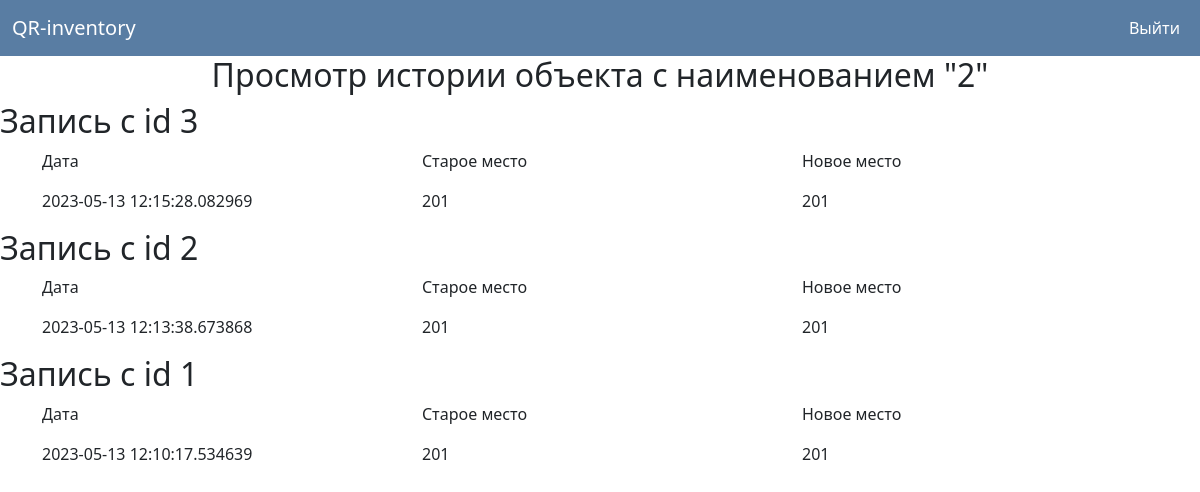
/object_history/1 (signed in), run on an earlier commit of the app's database.
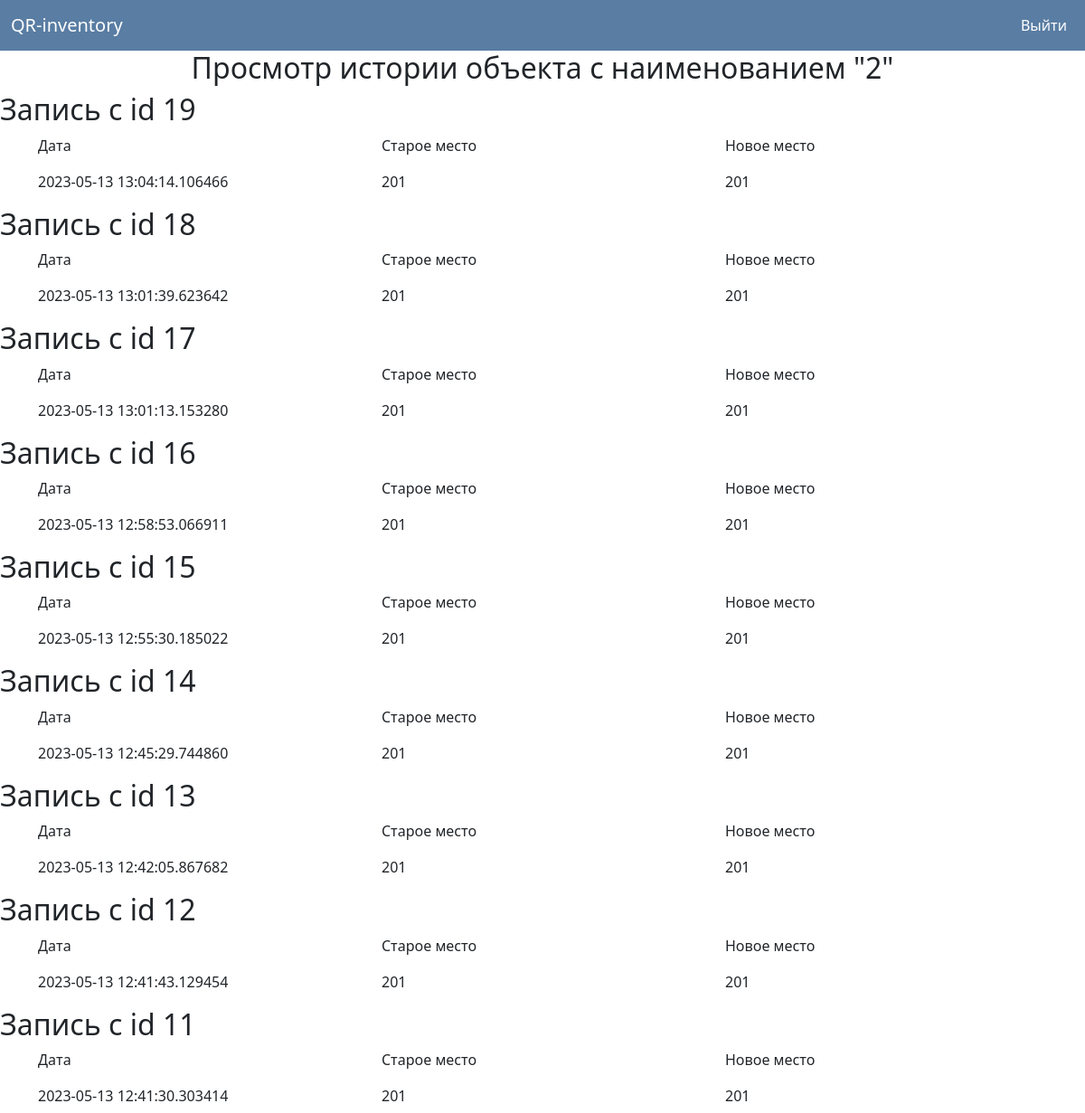
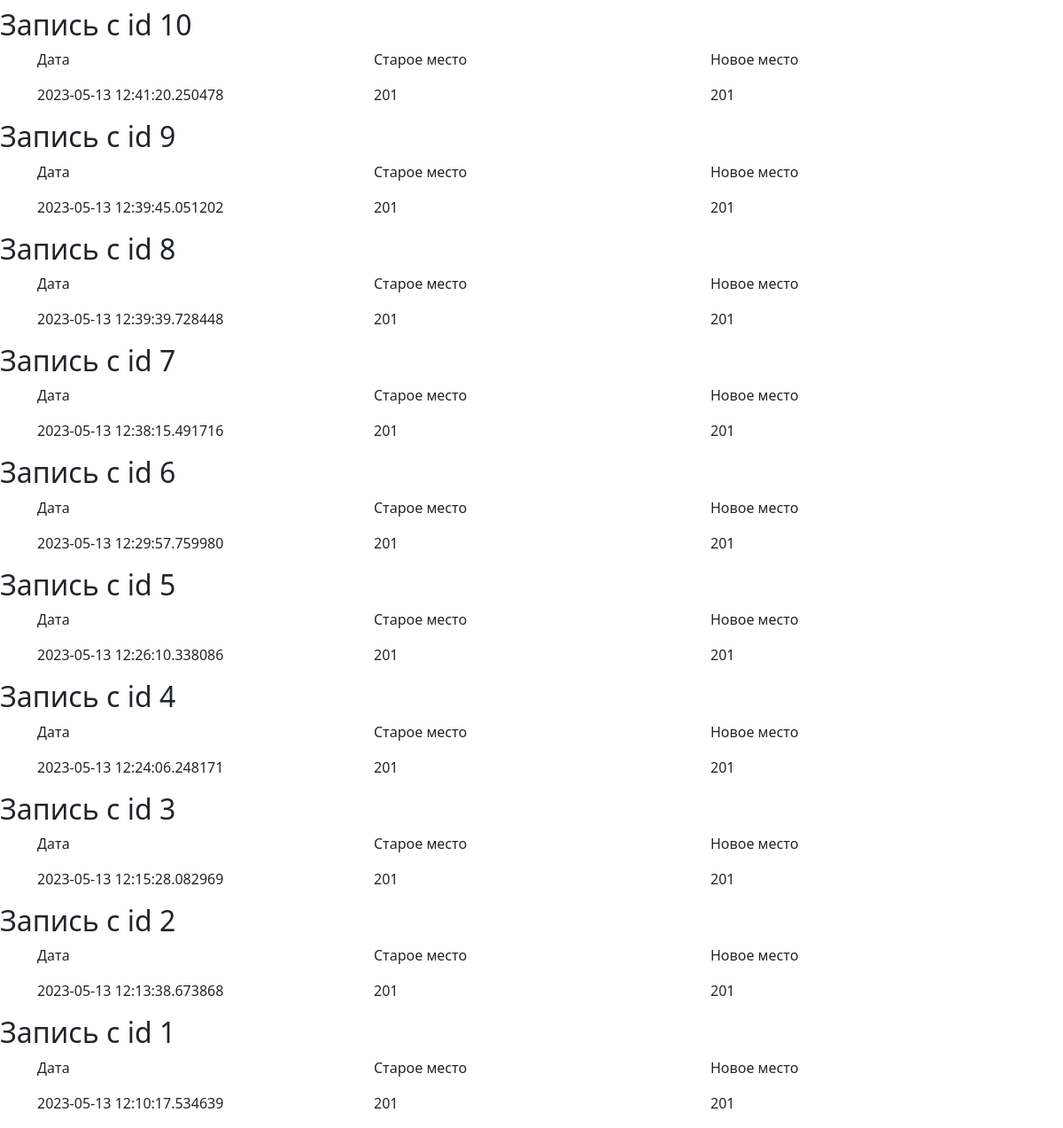
And on a later commit of the database (2 pictures, top to bottom).
### data/objects.py (models this page shows, shortened)
class Object(SqlAlchemyBase, SerializerMixin):
    __tablename__ = 'objects'
    id = sqlalchemy.Column(sqlalchemy.Integer,
                           primary_key=True, autoincrement=True)
    name = sqlalchemy.Column(sqlalchemy.String, nullable=True)
    serial_number = sqlalchemy.Column(sqlalchemy.String, nullable=True)
    obj_place = sqlalchemy.Column(sqlalchemy.Integer, sqlalchemy.ForeignKey('places.id'),
                                  nullable=True)
    responsible_id = sqlalchemy.Column(sqlalchemy.Integer, sqlalchemy.ForeignKey('users.id'),
                                  nullable=True)
    checked = sqlalchemy.Column(sqlalchemy.Integer, nullable=True)

### data/history.py (models this page shows)
class History(SqlAlchemyBase, SerializerMixin):
    __tablename__ = 'history'
    id = sqlalchemy.Column(sqlalchemy.Integer,
                           primary_key=True, autoincrement=True)
    old_place_id = sqlalchemy.Column(sqlalchemy.Integer,
                                     sqlalchemy.ForeignKey('places.id'))
    new_place_id = sqlalchemy.Column(sqlalchemy.Integer,
                                     sqlalchemy.ForeignKey('places.id'))
    date = sqlalchemy.Column(sqlalchemy.DateTime,
                             default=datetime.datetime.now)
    obj_id = sqlalchemy.Column(sqlalchemy.Integer,
                               sqlalchemy.ForeignKey('objects.id'))

### data/places.py (models this page shows)
class Place(SqlAlchemyBase, SerializerMixin):
    __tablename__ = 'places'
    id = sqlalchemy.Column(sqlalchemy.Integer,
                           primary_key=True, autoincrement=True)
    text = sqlalchemy.Column(sqlalchemy.String)

### front/user_pages.py (the view)
@app.route('/object_history/<int:id>')
@login_required
def object_history(id):
    db_sess = db_session.create_session()
    obj = db_sess.query(Object).filter(Object.id == id).first()
    if obj:
        histories = reversed(db_sess.query(History).filter(History.obj_id == obj.id).all())
        places = db_sess.query(Place)
        return render_template('object_history.html', obj=obj, places=places, histories=histories,
                               title='Просмотр истории')
    else:
        abort(404)

### data/db_session.py (called while the page is built)
def create_session() -> Session:
    global __factory
    return __factory()

### flask_app.py (called while the page is built)
@login_manager.user_loader
def load_user(user_id):
    return db_sess.query(User).get(user_id)

### templates/object_history.html
{% extends "base.html" %}
{% block content %}
<h2 align="center"> Просмотр истории объекта с наименованием "{{obj.name}}" </h2>
{% if histories %}
{% for hist in histories %}
<h2> Запись с id {{ hist.id }} </h2>
<div class="container">
    <div class="row">
        <div class="col">
            <p>
                Дата
            </p>
        </div>
        <div class="col">
            <p>
                Старое место
            </p>
        </div>
        <div class="col">
            <p>
                Новое место
            </p>
        </div>
    </div>
    <div class="row">
        <div class="col">
            <p>
                {{ hist.date }}
            </p>
        </div>
        <div class="col">
            {% if places.get(hist.old_place_id) %}
            <p>
                {{ places.get(hist.old_place_id).text }}
            </p>
            {% else %}
            <p>
                Не указано
            </p>
            {% endif %}
        </div>
        <div class="col">
            {% if places.get(hist.new_place_id) %}
            <p>
                {{ places.get(hist.new_place_id).text }}
            </p>
            {% else %}
            <p>
                Не указано
            </p>
            {% endif %}
        </div>
    </div>
</div>
{% endfor %}
{% else %}
<h1 align="center">
    Данные о перемещениях отстутствуют
</h1>
{% endif %}
{% endblock %}

### templates/auth/base.html (shortened to what this page needs)
<!doctype html>
<html lang="en">
<head>
    <link href="https://cdn.jsdelivr.net/npm/bootstrap@5.3.0-alpha3/dist/css/bootstrap.min.css" rel="stylesheet"
>
    <link rel="stylesheet" href="https://cdn.datatables.net/1.13.4/css/dataTables.bootstrap5.min.css">
    <link rel="stylesheet" href="/static/style.css">
    <link rel="stylesheet" href="https://cdnjs.cloudflare.com/ajax/libs/font-awesome/4.7.0/css/font-awesome.min.css">
</head>
<body>
<header>
    <nav class="navbar navbar-expand-lg">
        <div class="container-fluid">
            <a class="navbar-brand" href="/"> QR-inventory </a>
            <div class="d-flex">
                {% if current_user.is_authenticated %}
                    <a class="nav-link me-2" href="/logout"> Выйти </a>
                {% else %}
                    <a class="btn btn-primary me-2" href="/register">Зарегистрироваться</a>
                    <a class="btn btn-primary" href="/login">Войти</a>
                {% endif %}
            </div>
        </div>
    </nav>
</header>
<main role="main" class="main_block">
    {% block content %}{% endblock %}
</main>
</body>
</html>

### static/style.css (style rules this page uses)
.nav-link { color: #ffffff; }
.navbar-brand { color: #ffffff; }
.navbar { background-color: #597da3; color: #ffffff; }

What changed in the data, as far as the page shows it:
added History: id "19", date "2023-05-13 13:04:14.106466", get "201"
added History: id "18", date "2023-05-13 13:01:39.623642", get "201"
added History: id "17", date "2023-05-13 13:01:13.153280", get "201"
added History: id "16", date "2023-05-13 12:58:53.066911", get "201"
added History: id "15", date "2023-05-13 12:55:30.185022", get "201"
added History: id "14", date "2023-05-13 12:45:29.744860", get "201"
added History: id "13", date "2023-05-13 12:42:05.867682", get "201"
added History: id "12", date "2023-05-13 12:41:43.129454", get "201"
added History: id "11", date "2023-05-13 12:41:30.303414", get "201"
added History: id "10", date "2023-05-13 12:41:20.250478", get "201"
added History: id "9", date "2023-05-13 12:39:45.051202", get "201"
added History: id "8", date "2023-05-13 12:39:39.728448", get "201"
added History: id "7", date "2023-05-13 12:38:15.491716", get "201"
added History: id "6", date "2023-05-13 12:29:57.759980", get "201"
added History: id "5", date "2023-05-13 12:26:10.338086", get "201"
added History: id "4", date "2023-05-13 12:24:06.248171", get "201"
